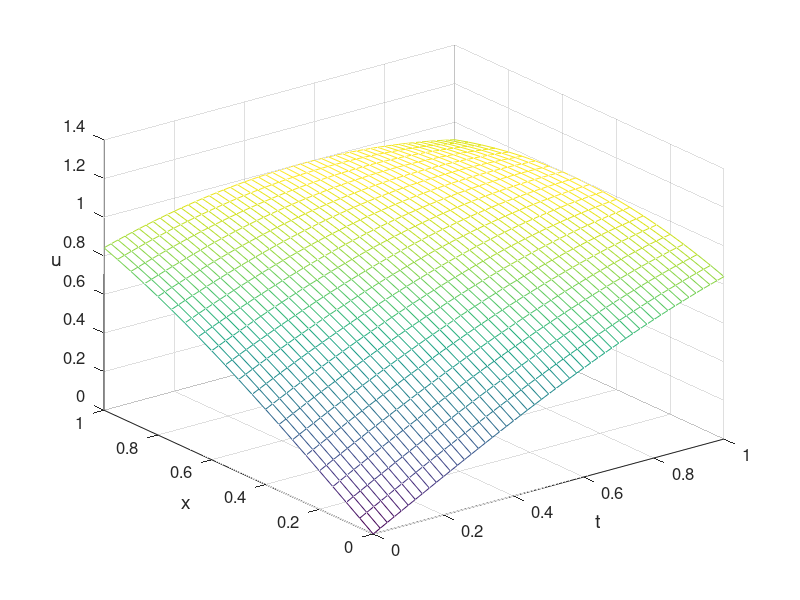

Write the MATLAB code that produced this figure.
% fdm_cn.m
% Crank-Nicolson scheme for heat equation
% u_t=u_{xx}+f(x,t), (x,t) in (0,1)x(0,1],
% u(x,0)=sin(x), x in [0,1],
% u(0,t)=sin(t), u(1,t)=sin(1+t), t in (0,1].
% f(x,t)=cos(x+t)+sin(x+t),
% exact solution: u(x,t)=sin(x+t)
clear all; close all;
a=1;
h=0.05; x=[0:h:1];
tau=0.001; t=[0:tau:1];
r=a*tau/h^2;
M=length(x)-1; N=length(t)-1;
% constructing the coefficient matrix
e=r*ones(M-1,1);
A=spdiags([-e 2+2*e -e],[-1 0 1],M-1,M-1);
B=spdiags([e 2-2*e e],[-1 0 1],M-1,M-1);
% setting initial and boundary conditions
u=zeros(M+1,N+1);
u(:,1)=sin(x);
u(1,:)=sin(t); 
u(end,:)=sin(1+t);
for n=1:N
    F=tau*cos(x(2:M)'+t(n))+tau*sin(x(2:M)'+t(n))...
        +tau*cos(x(2:M)'+t(n+1))+tau*sin(x(2:M)'+t(n+1));
    F(1)=F(1)+r*u(1,n)+r*u(1,n+1);
    F(M-1)=F(M-1)+r*u(end,n)+r*u(end,n+1);
    % solving the system
    u(2:M,n+1)=A\B*u(2:M,n)+A\F;
end
% plot the figure
mesh(t(1:20:end),x,u(:,1:20:end))
set(gca,'fontsize',12)
xlabel('t','fontsize', 14) 
ylabel('x','fontsize',14)
zlabel('u','fontsize',14,'Rotation',0)

% calculating maximum error
[T X]=meshgrid(t,x);
ue=sin(X+T);

Error=max(max(abs(ue-u)))

% print -dpng -r600  fdm_cn.png
